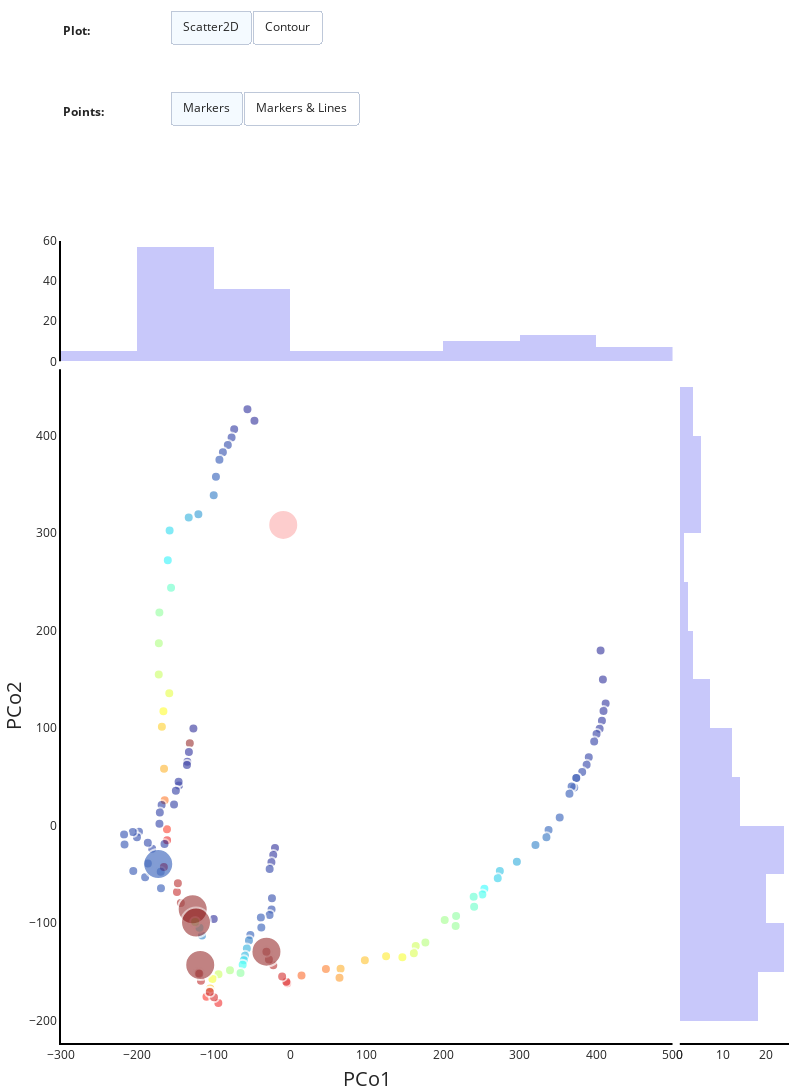

Here is the notebook cell this chart was saved with:
### Code cell
collection_maple.plot_2D('pca', plot_meta = 'LK', same_scale = True, select = False, static = True)

### Figure 1 — Plotly figure (JSON) as saved in the notebook; plotly's stock layout.template omitted (floating-point values rounded to 4 significant figures; data arrays with more than 128 entries replaced by an {"elided": "..."} marker saying what was removed)
{"data": [{"marker": {"color": {"elided": "138 int values"}, "colorscale": [[0, "#000080"], [0.05263, "#0000bd"], [0.1053, "#0000fa"], [0.1579, "#0022ff"], [0.2105, "#0057ff"], [0.2632, "#008dff"], [0.3158, "#00c3ff"], [0.3684, "#0ff8e8"], [0.4211, "#3affbc"], [0.4737, "#66ff91"], [0.5263, "#91ff66"], [0.5789, "#bcff3a"], [0.6316, "#e8ff0f"], [0.6842, "#ffd500"], [0.7368, "#ffa400"], [0.7895, "#ff7200"], [0.8421, "#ff4000"], [0.8947, "#fa0e00"], [0.9474, "#bd0000"], [1, "#800000"]]}, "mode": "markers", "opacity": 0.7, "showlegend": false, "text": {"elided": "138 float values"}, "type": "scatter", "visible": false, "x": {"elided": "138 float values"}, "xaxis": "x", "y": {"elided": "138 float values"}, "yaxis": "y"}, {"customdata": {"elided": "138 int values"}, "hovertemplate": "<b>Trace: %{text}</b><br>Step: %{customdata}<br>PCo1: %{x}<br>PCo2: %{y}<br>", "marker": {"cmax": 0, "cmin": 0, "color": [57, 58, 60, 63, 65, 66, 69, 71, 74, 77, 79, 83, 85, 90, 93, 95, 97, 99, 101, 104, 106, 110, 114, 118, 120, 123, 125, 127, 130], "colorscale": [[0, "rgb(0,0,131)"], [0.2, "rgb(0,60,170)"], [0.4, "rgb(5,255,255)"], [0.6, "rgb(255,255,0)"], [0.8, "rgb(250,0,0)"], [1, "rgb(128,0,0)"]], "line": {"width": 2}, "size": [10, 10, 10, 10, 10, 10, 10, 10, 10, 10, 10, 10, 10, 10, 10, 10, 10, 10, 10, 10, 10, 10, 10, 10, 10, 10, 10, 10, 30], "symbol": ["circle", "circle", "circle", "circle", "circle", "circle", "circle", "circle", "circle", "circle", "circle", "circle", "circle", "circle", "circle", "circle", "circle", "circle", "circle", "circle", "circle", "circle", "circle", "circle", "circle", "circle", "circle", "circle", "circle"]}, "mode": "markers", "name": "IQtreeStartingTree_Trees", "opacity": 0.7, "showlegend": false, "text": ["IQtreeStartingTree_Trees", "IQtreeStartingTree_Trees", "IQtreeStartingTree_Trees", "IQtreeStartingTree_Trees", "IQtreeStartingTree_Trees", "IQtreeStartingTree_Trees", "IQtreeStartingTree_Trees", "IQtreeStartingTree_Trees", "IQtreeStartingTree_Trees", "IQtreeStartingTree_Trees", "IQtreeStartingTree_Trees", "IQtreeStartingTree_Trees", "IQtreeStartingTree_Trees", "IQtreeStartingTree_Trees", "IQtreeStartingTree_Trees", "IQtreeStartingTree_Trees", "IQtreeStartingTree_Trees", "IQtreeStartingTree_Trees", "IQtreeStartingTree_Trees", "IQtreeStartingTree_Trees", "IQtreeStartingTree_Trees", "IQtreeStartingTree_Trees", "IQtreeStartingTree_Trees", "IQtreeStartingTree_Trees", "IQtreeStartingTree_Trees", "IQtreeStartingTree_Trees", "IQtreeStartingTree_Trees", "IQtreeStartingTree_Trees", "IQtreeStartingTree_Trees"], "type": "scatter", "visible": true, "x": [-46.93, -56.09, -73.45, -76.83, -81.77, -88.23, -92.75, -97.3, -100.2, -120.3, -132.9, -157.9, -160.3, -156.0, -171.3, -172.0, -172.1, -158.4, -166.0, -168.0, -165.2, -164.4, -161.4, -161.2, -165.4, -148.3, -147.1, -143.2, -127.7], "y": [415.4, 427.2, 406.8, 398.3, 390.5, 383.0, 375.5, 357.9, 339.0, 319.5, 316.1, 302.8, 272.3, 244.0, 218.8, 187.1, 155.1, 135.7, 117.5, 101.4, 58.29, 26.15, -3.684, -15.09, -42.55, -68.0, -59.06, -79.42, -85.82]}, {"customdata": {"elided": "138 int values"}, "hovertemplate": "<b>Trace: %{text}</b><br>Step: %{customdata}<br>PCo1: %{x}<br>PCo2: %{y}<br>", "marker": {"cmax": 0, "cmin": 0, "color": [109, 111, 112, 113, 117], "colorscale": [[0, "rgb(0,0,131)"], [0.2, "rgb(0,60,170)"], [0.4, "rgb(5,255,255)"], [0.6, "rgb(255,255,0)"], [0.8, "rgb(250,0,0)"], [1, "rgb(128,0,0)"]], "line": {"width": 2}, "size": [10, 10, 10, 10, 30], "symbol": ["circle", "circle", "circle", "circle", "circle"]}, "mode": "markers", "name": "MapleStartingTree_Trees", "opacity": 0.7, "showlegend": false, "text": ["MapleStartingTree_Trees", "MapleStartingTree_Trees", "MapleStartingTree_Trees", "MapleStartingTree_Trees", "MapleStartingTree_Trees"], "type": "scatter", "visible": true, "x": [-100.2, -115.5, -118.8, -124.5, -123.4], "y": [-95.91, -112.8, -104.8, -98.8, -99.46]}, {"customdata": {"elided": "138 int values"}, "hovertemplate": "<b>Trace: %{text}</b><br>Step: %{customdata}<br>PCo1: %{x}<br>PCo2: %{y}<br>", "marker": {"cmax": 0, "cmin": 0, "color": [27, 28, 29, 30, 31, 32, 33, 34, 35, 36, 38, 41, 42, 43, 44, 45, 47, 49, 51, 53, 59, 62, 64, 70, 72, 75, 76, 80, 81, 82, 84, 87, 88, 91, 94, 98, 100, 102, 105, 107, 115, 121, 122, 128, 133, 134, 135], "colorscale": [[0, "rgb(0,0,131)"], [0.2, "rgb(0,60,170)"], [0.4, "rgb(5,255,255)"], [0.6, "rgb(255,255,0)"], [0.8, "rgb(250,0,0)"], [1, "rgb(128,0,0)"]], "line": {"width": 2}, "size": [10, 10, 10, 10, 10, 10, 10, 10, 10, 10, 10, 10, 10, 10, 10, 10, 10, 10, 10, 10, 10, 10, 10, 10, 10, 10, 10, 10, 10, 10, 10, 10, 10, 10, 10, 10, 10, 10, 10, 10, 10, 10, 10, 10, 10, 10, 30], "symbol": ["circle", "circle", "circle", "circle", "circle", "circle", "circle", "circle", "circle", "circle", "circle", "circle", "circle", "circle", "circle", "circle", "circle", "circle", "circle", "circle", "circle", "circle", "circle", "circle", "circle", "circle", "circle", "circle", "circle", "circle", "circle", "circle", "circle", "circle", "circle", "circle", "circle", "circle", "circle", "circle", "circle", "circle", "circle", "circle", "circle", "circle", "circle"]}, "mode": "markers", "name": "ParsimonyRAxMLStartingTree_GTRmodel_Trees", "opacity": 0.7, "showlegend": false, "text": ["ParsimonyRAxMLStartingTree_GTRmodel_Trees", "ParsimonyRAxMLStartingTree_GTRmodel_Trees", "ParsimonyRAxMLStartingTree_GTRmodel_Trees", "ParsimonyRAxMLStartingTree_GTRmodel_Trees", "ParsimonyRAxMLStartingTree_GTRmodel_Trees", "ParsimonyRAxMLStartingTree_GTRmodel_Trees", "ParsimonyRAxMLStartingTree_GTRmodel_Trees", "ParsimonyRAxMLStartingTree_GTRmodel_Trees", "ParsimonyRAxMLStartingTree_GTRmodel_Trees", "ParsimonyRAxMLStartingTree_GTRmodel_Trees", "ParsimonyRAxMLStartingTree_GTRmodel_Trees", "ParsimonyRAxMLStartingTree_GTRmodel_Trees", "ParsimonyRAxMLStartingTree_GTRmodel_Trees", "ParsimonyRAxMLStartingTree_GTRmodel_Trees", "ParsimonyRAxMLStartingTree_GTRmodel_Trees", "ParsimonyRAxMLStartingTree_GTRmodel_Trees", "ParsimonyRAxMLStartingTree_GTRmodel_Trees", "ParsimonyRAxMLStartingTree_GTRmodel_Trees", "ParsimonyRAxMLStartingTree_GTRmodel_Trees", "ParsimonyRAxMLStartingTree_GTRmodel_Trees", "ParsimonyRAxMLStartingTree_GTRmodel_Trees", "ParsimonyRAxMLStartingTree_GTRmodel_Trees", "ParsimonyRAxMLStartingTree_GTRmodel_Trees", "ParsimonyRAxMLStartingTree_GTRmodel_Trees", "ParsimonyRAxMLStartingTree_GTRmodel_Trees", "ParsimonyRAxMLStartingTree_GTRmodel_Trees", "ParsimonyRAxMLStartingTree_GTRmodel_Trees", "ParsimonyRAxMLStartingTree_GTRmodel_Trees", "ParsimonyRAxMLStartingTree_GTRmodel_Trees", "ParsimonyRAxMLStartingTree_GTRmodel_Trees", "ParsimonyRAxMLStartingTree_GTRmodel_Trees", "ParsimonyRAxMLStartingTree_GTRmodel_Trees", "ParsimonyRAxMLStartingTree_GTRmodel_Trees", "ParsimonyRAxMLStartingTree_GTRmodel_Trees", "ParsimonyRAxMLStartingTree_GTRmodel_Trees", "ParsimonyRAxMLStartingTree_GTRmodel_Trees", "ParsimonyRAxMLStartingTree_GTRmodel_Trees", "ParsimonyRAxMLStartingTree_GTRmodel_Trees", "ParsimonyRAxMLStartingTree_GTRmodel_Trees", "ParsimonyRAxMLStartingTree_GTRmodel_Trees", "ParsimonyRAxMLStartingTree_GTRmodel_Trees", "ParsimonyRAxMLStartingTree_GTRmodel_Trees", "ParsimonyRAxMLStartingTree_GTRmodel_Trees", "ParsimonyRAxMLStartingTree_GTRmodel_Trees", "ParsimonyRAxMLStartingTree_GTRmodel_Trees", "ParsimonyRAxMLStartingTree_GTRmodel_Trees", "ParsimonyRAxMLStartingTree_GTRmodel_Trees"], "type": "scatter", "visible": true, "x": [405.9, 408.9, 412.5, 409.7, 407.7, 404.7, 400.6, 397.5, 390.4, 387.6, 381.8, 374.3, 374.0, 371.4, 368.0, 365.2, 352.4, 337.8, 335.1, 320.7, 296.4, 274.1, 271.4, 253.9, 251.2, 239.9, 240.5, 216.9, 216.3, 202.0, 176.7, 164.1, 161.6, 146.6, 125.3, 97.52, 65.75, 64.33, 46.58, 14.66, -3.965, -5.26, -10.72, -22.3, -28.0, -31.26, -31.26], "y": [179.7, 149.9, 125.3, 117.7, 107.6, 99.46, 93.94, 86.44, 70.11, 62.54, 54.95, 48.79, 48.88, 39.22, 40.15, 32.59, 8.462, -4.397, -11.93, -19.77, -37.12, -46.54, -54.05, -64.78, -70.53, -72.99, -83.28, -92.66, -102.9, -96.71, -120.0, -123.4, -131.0, -135.1, -133.9, -138.1, -146.8, -156.0, -147.2, -153.7, -161.6, -160.1, -154.7, -143.3, -137.3, -129.3, -129.3]}, {"customdata": {"elided": "138 int values"}, "hovertemplate": "<b>Trace: %{text}</b><br>Step: %{customdata}<br>PCo1: %{x}<br>PCo2: %{y}<br>", "marker": {"cmax": 0, "cmin": 0, "color": [0, 137, 2, 3, 4, 5, 6, 7, 8, 9, 10, 11, 12, 13, 14, 15, 16, 17, 18, 19, 20, 21, 22, 23, 24, 25], "colorscale": [[0, "rgb(0,0,131)"], [0.2, "rgb(0,60,170)"], [0.4, "rgb(5,255,255)"], [0.6, "rgb(255,255,0)"], [0.8, "rgb(250,0,0)"], [1, "rgb(128,0,0)"]], "line": {"width": 2}, "size": [10, 10, 10, 10, 10, 10, 10, 10, 10, 10, 10, 10, 10, 10, 10, 10, 10, 10, 10, 10, 10, 10, 10, 10, 10, 30], "symbol": ["circle", "circle", "circle", "circle", "circle", "circle", "circle", "circle", "circle", "circle", "circle", "circle", "circle", "circle", "circle", "circle", "circle", "circle", "circle", "circle", "circle", "circle", "circle", "circle", "circle", "circle"]}, "mode": "markers", "name": "RAxMLNGStartingTree_Trees", "opacity": 0.7, "showlegend": false, "text": ["RAxMLNGStartingTree_Trees", "RAxMLNGStartingTree_Trees", "RAxMLNGStartingTree_Trees", "RAxMLNGStartingTree_Trees", "RAxMLNGStartingTree_Trees", "RAxMLNGStartingTree_Trees", "RAxMLNGStartingTree_Trees", "RAxMLNGStartingTree_Trees", "RAxMLNGStartingTree_Trees", "RAxMLNGStartingTree_Trees", "RAxMLNGStartingTree_Trees", "RAxMLNGStartingTree_Trees", "RAxMLNGStartingTree_Trees", "RAxMLNGStartingTree_Trees", "RAxMLNGStartingTree_Trees", "RAxMLNGStartingTree_Trees", "RAxMLNGStartingTree_Trees", "RAxMLNGStartingTree_Trees", "RAxMLNGStartingTree_Trees", "RAxMLNGStartingTree_Trees", "RAxMLNGStartingTree_Trees", "RAxMLNGStartingTree_Trees", "RAxMLNGStartingTree_Trees", "RAxMLNGStartingTree_Trees", "RAxMLNGStartingTree_Trees", "RAxMLNGStartingTree_Trees"], "type": "scatter", "visible": true, "x": [-126.8, -131.5, -132.7, -134.8, -135.2, -145.7, -146.1, -149.7, -152.1, -168.4, -170.7, -171.2, -164.6, -180.7, -186.4, -198.0, -200.6, -206.1, -217.5, -216.9, -205.5, -189.9, -186.4, -169.2, -169.5, -172.8], "y": [99.79, 84.61, 75.67, 65.49, 62.24, 41.23, 45.08, 35.71, 21.56, 21.05, 13.47, 1.902, -18.83, -23.59, -17.56, -6.253, -12.01, -6.572, -9.025, -19.32, -46.43, -52.83, -38.72, -64.17, -47.43, -39.45]}, {"customdata": {"elided": "138 int values"}, "hovertemplate": "<b>Trace: %{text}</b><br>Step: %{customdata}<br>PCo1: %{x}<br>PCo2: %{y}<br>", "marker": {"cmax": 0, "cmin": 0, "color": [26], "colorscale": [[0, "#fb9a99"], [0.5, "#fb9a99"], [1, "#fb9a99"]], "line": {"width": 2}, "size": [30], "symbol": ["circle"]}, "mode": "markers", "name": "TrueTreeSimulations", "opacity": 0.7, "showlegend": false, "text": ["TrueTreeSimulations"], "type": "scatter", "visible": true, "x": [-9.239], "y": [308.5]}, {"customdata": {"elided": "138 int values"}, "hovertemplate": "<b>Trace: %{text}</b><br>Step: %{customdata}<br>PCo1: %{x}<br>PCo2: %{y}<br>", "marker": {"cmax": 0, "cmin": 0, "color": [37, 39, 40, 46, 48, 50, 52, 54, 55, 56, 61, 67, 68, 73, 78, 86, 89, 92, 96, 103, 108, 116, 119, 124, 126, 129, 131, 132, 136, 137], "colorscale": [[0, "rgb(0,0,131)"], [0.2, "rgb(0,60,170)"], [0.4, "rgb(5,255,255)"], [0.6, "rgb(255,255,0)"], [0.8, "rgb(250,0,0)"], [1, "rgb(128,0,0)"]], "line": {"width": 2}, "size": [10, 10, 10, 10, 10, 10, 10, 10, 10, 10, 10, 10, 10, 10, 10, 10, 10, 10, 10, 10, 10, 10, 10, 10, 10, 10, 10, 10, 10, 30], "symbol": ["circle", "circle", "circle", "circle", "circle", "circle", "circle", "circle", "circle", "circle", "circle", "circle", "circle", "circle", "circle", "circle", "circle", "circle", "circle", "circle", "circle", "circle", "circle", "circle", "circle", "circle", "circle", "circle", "circle", "circle"]}, "mode": "markers", "name": "UshERStartingTree_Trees", "opacity": 0.7, "showlegend": false, "text": ["UshERStartingTree_Trees", "UshERStartingTree_Trees", "UshERStartingTree_Trees", "UshERStartingTree_Trees", "UshERStartingTree_Trees", "UshERStartingTree_Trees", "UshERStartingTree_Trees", "UshERStartingTree_Trees", "UshERStartingTree_Trees", "UshERStartingTree_Trees", "UshERStartingTree_Trees", "UshERStartingTree_Trees", "UshERStartingTree_Trees", "UshERStartingTree_Trees", "UshERStartingTree_Trees", "UshERStartingTree_Trees", "UshERStartingTree_Trees", "UshERStartingTree_Trees", "UshERStartingTree_Trees", "UshERStartingTree_Trees", "UshERStartingTree_Trees", "UshERStartingTree_Trees", "UshERStartingTree_Trees", "UshERStartingTree_Trees", "UshERStartingTree_Trees", "UshERStartingTree_Trees", "UshERStartingTree_Trees", "UshERStartingTree_Trees", "UshERStartingTree_Trees", "UshERStartingTree_Trees"], "type": "scatter", "visible": true, "x": [-20.04, -22.35, -24.73, -27.04, -24.02, -24.53, -27.15, -38.55, -37.94, -52.3, -54.11, -56.87, -59.3, -60.86, -62.34, -65.13, -78.93, -93.95, -101.9, -104.8, -105.6, -109.7, -94.16, -99.86, -105.3, -116.9, -120.2, -120.2, -119.0, -117.8], "y": [-22.89, -30.23, -37.5, -44.58, -74.41, -85.98, -91.73, -94.18, -104.5, -112.3, -117.8, -126.1, -133.5, -138.2, -142.7, -151.2, -148.4, -152.5, -157.3, -167.1, -170.1, -175.6, -182.0, -176.0, -170.6, -159.3, -151.3, -151.3, -151.9, -143.0]}, {"marker": {"color": "rgba(200,200,250,1)"}, "showlegend": false, "type": "histogram", "visible": true, "xaxis": "x2", "y": {"elided": "138 float values"}}, {"marker": {"color": "rgba(200,200,250,1)"}, "showlegend": false, "type": "histogram", "visible": true, "x": {"elided": "138 float values"}, "yaxis": "y2"}], "layout": {"annotations": [{"align": "left", "showarrow": false, "text": "<b>Plot:", "x": 0, "xref": "paper", "y": 1.275, "yref": "paper"}, {"align": "left", "showarrow": false, "text": "<b>Points:", "x": 0, "xref": "paper", "y": 1.175, "yref": "paper"}], "autosize": false, "height": 1200, "margin": {"b": 0, "l": 0, "r": 0, "t": 0}, "paper_bgcolor": "rgba(0,0,0,0)", "plot_bgcolor": "rgba(0,0,0,0)", "updatemenus": [{"buttons": [{"args": [{"type": ["scatter", "scatter", "scatter", "scatter", "scatter", "scatter", "scatter", "histogram", "histogram"], "visible": [false, true, true, true, true, true, true, true, true]}, {"plot_bgcolor": "rgb(240,240,240)", "xaxis": {"domain": [0, 0.85], "showgrid": true, "showline": true, "showticklabels": true, "zeroline": true}, "xaxis2": {"domain": [0.85, 1], "showgrid": true, "showline": true, "showticklabels": true, "zeroline": true}, "yaxis": {"domain": [0, 0.85], "showgrid": true, "showline": true, "showticklabels": true, "zeroline": true}, "yaxis2": {"domain": [0.85, 1], "showgrid": true, "showline": true, "showticklabels": true, "zeroline": true}}, {"skip_invalid": true}], "label": "Scatter2D", "method": "update"}, {"args": [{"type": ["histogram2dcontour", "scatter", "scatter", "scatter", "scatter", "scatter", "scatter", "histogram", "histogram"], "visible": [true, false, false, false, false, false, false, false, false]}, {"plot_bgcolor": "rgb(240,240,240)", "xaxis": {"domain": [0, 1], "showgrid": true, "showline": true, "showticklabels": true, "zeroline": true}, "xaxis2": {"domain": [0.999, 1], "showgrid": false, "showline": false, "showticklabels": false, "zeroline": false}, "yaxis": {"domain": [0, 1], "showgrid": true, "showline": true, "showticklabels": true, "zeroline": true}, "yaxis2": {"domain": [0.999, 1], "showgrid": false, "showline": false, "showticklabels": false, "zeroline": false}}, {"skip_invalid": true}], "label": "Contour", "method": "update"}], "direction": "left", "pad": {"r": 10, "t": 10}, "showactive": true, "type": "buttons", "x": 0.15, "xanchor": "left", "y": 1.3, "yanchor": "top"}, {"buttons": [{"args": [{"mode": "markers"}, [1, 2, 3, 4, 5, 6]], "label": "Markers", "method": "restyle"}, {"args": [{"mode": "lines+markers"}, [1, 2, 3, 4, 5, 6]], "label": "Markers & Lines", "method": "restyle"}], "direction": "left", "pad": {"r": 10, "t": 10}, "showactive": true, "type": "buttons", "x": 0.15, "xanchor": "left", "y": 1.2, "yanchor": "top"}], "width": 800, "xaxis": {"domain": [0, 0.84], "linecolor": "black", "linewidth": 2, "showgrid": true, "showline": true, "showticklabels": true, "title": {"font": {"size": 20}, "text": "PCo1"}, "zeroline": true}, "xaxis2": {"domain": [0.85, 1], "linecolor": "black", "linewidth": 2, "showgrid": true, "showticklabels": true, "zeroline": true}, "yaxis": {"domain": [0, 0.84], "linecolor": "black", "linewidth": 2, "showgrid": true, "showline": true, "showticklabels": true, "title": {"font": {"size": 20}, "text": "PCo2"}, "zeroline": true}, "yaxis2": {"domain": [0.85, 1], "linecolor": "black", "linewidth": 2, "showgrid": true, "showticklabels": true, "zeroline": true}}}
